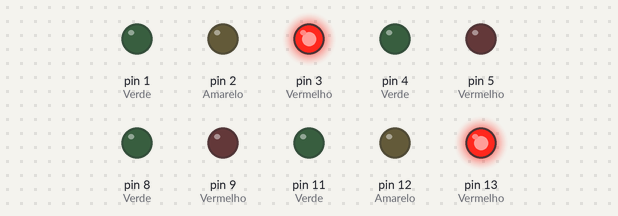
Bench run of a sketch on a simulated Arduino Uno, built with avr-gcc and run on an emulated ATmega328P. Parts: output pins drawn as LEDs (lit = HIGH).

Above: at 0.1 s.
At 10.9 s:
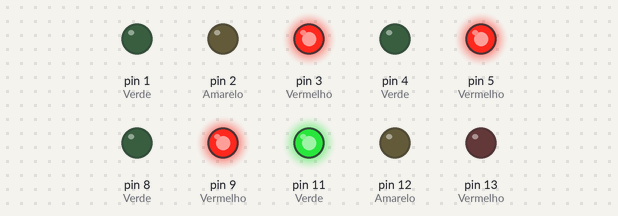
At 16.9 s:
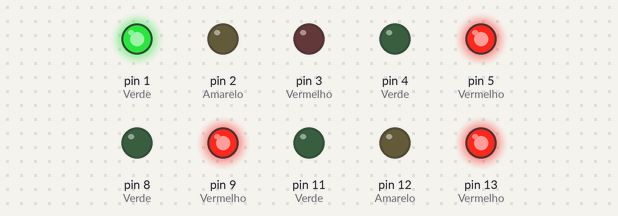
At 20.9 s:
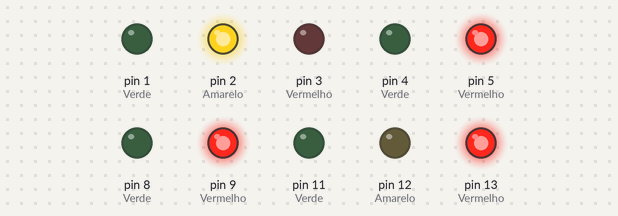
At 23.5 s:
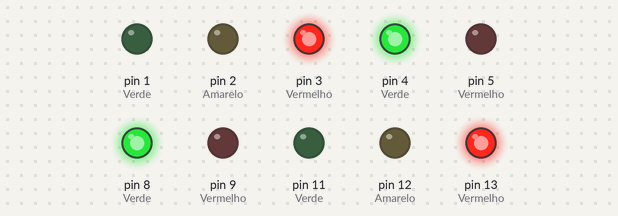
At 37.3 s:
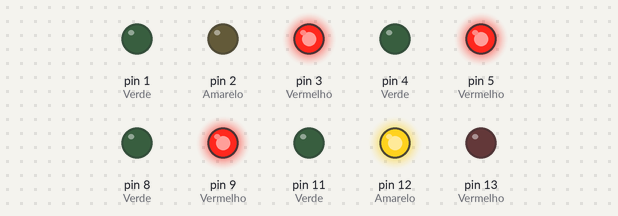
Timing chart, 0 to 40.0 s (numbered marks = the images above):
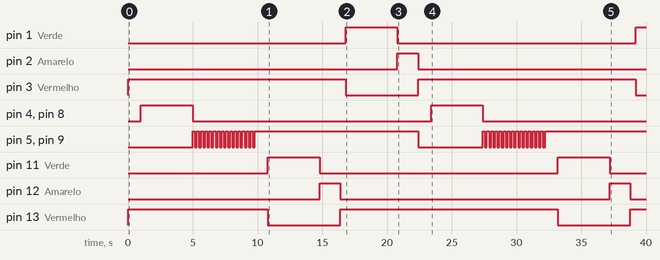

Measured:
- by itself, pin 1 (Verde): LOW → HIGH at 16.8 s, → LOW 4.0 s later, → HIGH 18.4 s later
- by itself, pin 2 (Amarelo): LOW → HIGH at 20.8 s, → LOW 1.6 s later
- by itself, pin 3 (Vermelho): alternates HIGH for 16.8 s and LOW for 5.6 s
- by itself, pin 4 (Verde), pin 8 (Verde), pin 11 (Verde): alternates HIGH for 4.0 s and LOW for 18.4 s
- by itself, pin 5 (Vermelho), pin 9 (Vermelho): goes 15 × (HIGH 0.16 s, LOW 0.16 s), HIGH 12.6 s, LOW 5.0 s, 15 × (HIGH 0.16 s, LOW 0.16 s), then HIGH
- by itself, pin 12 (Amarelo): alternates HIGH for 1.6 s and LOW for 20.8 s
- by itself, pin 13 (Vermelho): goes HIGH 10.8 s, LOW 5.6 s, HIGH 16.8 s, LOW 5.6 s, then HIGH

The sketch:

semaforo1.ino
```cpp
int cont = 0;

void setup()
{
  //Sinal 1:
  pinMode(13, OUTPUT);    //Vermelho
  pinMode(12, OUTPUT);    //Amarelo
  pinMode(11, OUTPUT);    //Verde

  //Sinal 2:
  pinMode(3, OUTPUT);    //Vermelho
  pinMode(2, OUTPUT);    //Amarelo
  pinMode(1, OUTPUT);    //Verde

  //Sinal 1 Pedestre:
  pinMode(9, OUTPUT);    //Vermelho
  pinMode(8, OUTPUT);    //Verde

  //Sinal 2 Pedestre:
  pinMode(5, OUTPUT);   //Vermelho
  pinMode(4, OUTPUT);   //Verde
}


void loop()
{
  //Estado inicial dos sinais.
  digitalWrite(13, HIGH);		//sinal 1 fechado.
  digitalWrite(9, LOW);			//sinal 1 P. não fechado.
  digitalWrite(3, HIGH);		//sinal 2 fechado.
  digitalWrite(5, LOW);			//sinal 2 P. não fechado.
  delay(1000);

  //Sinal 1 e 2 pedestre abertos.
  digitalWrite(8, HIGH);
  digitalWrite(4, HIGH);
  delay(4000);
  digitalWrite(8, LOW);
  digitalWrite(4, LOW);

  //Pisca do Sinal 1 e 2 pedestre.
  while (cont < 15) {
  	digitalWrite(9, HIGH);
    digitalWrite(5, HIGH);
    delay(160);
    digitalWrite(9, LOW);
    digitalWrite(5, LOW);
    delay(160);
    cont++;
  }

  //Sinal 1 e 2 pedestre fechados.
  digitalWrite(9, HIGH);
  digitalWrite(5, HIGH);
  cont = 0;

  //Sinal 1 aberto.
  delay(1000);
  digitalWrite(13, LOW);
  digitalWrite(11, HIGH);
  delay(4000);

  //Sinal 2 aberto e sinal 1 fechado.
  digitalWrite(11, LOW);
  digitalWrite(12, HIGH);
  delay(1600);
  digitalWrite(12, LOW);
  digitalWrite(13, HIGH);
  delay(400);
  digitalWrite(3, LOW);
  digitalWrite(1, HIGH);
  delay(4000);

  //Sinal 2 fechado.
  digitalWrite(1, LOW);
  digitalWrite(2, HIGH);
  delay(1600);
  digitalWrite(2, LOW);

}
```
